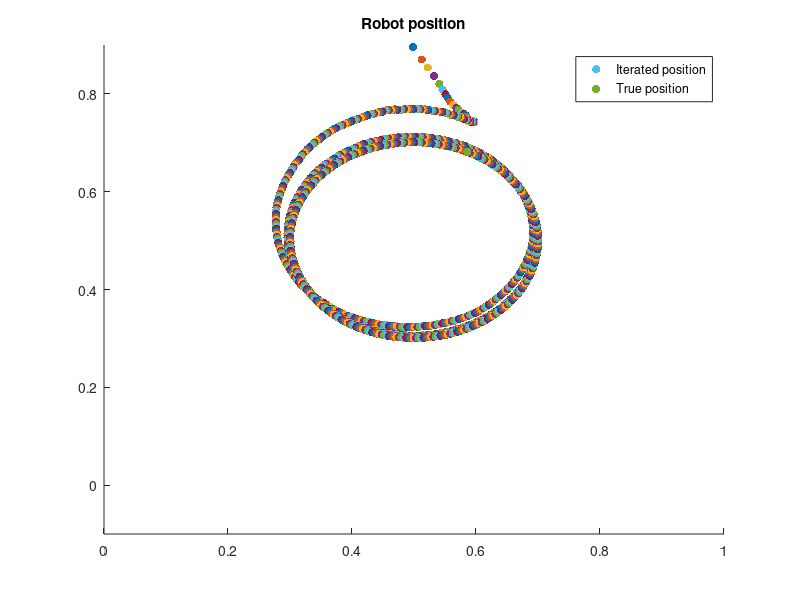

This chart was generated by the following MATLAB code:
load('EqF_variables')

hold on
axis([0 1 -0.1 0.9])
%Plot iterated position of robot
for i= 1:iter-1
    scatter(x_hat(1,i),x_hat(2,i),'filled','green','HandleVisibility','off')
    pause(.001)
end

scatter(x_hat(1,iter),x_hat(2,iter),'filled','green','DisplayName','Iterated position')

%Plot true position of robot
for i=1:iter-1
    x_ttrue=Pose(1:3,4*i);
    scatter(x_ttrue(1),x_ttrue(2), 'filled','red','HandleVisibility','off')
    pause(.001)
end

x_ttrue=Pose(1:3,4*iter);
scatter(x_ttrue(1),x_ttrue(2),'filled','red','DisplayName','True position')

title('Robot position')
hold off
legend